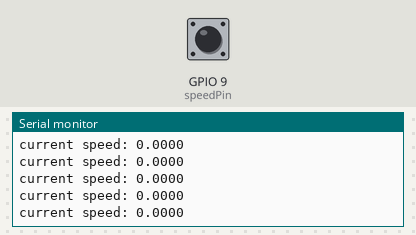
The sketch below on a simulated ESP32. On the bench: the last lines printed to the serial monitor. The test bench sets the inputs (shaded band); at power-on: GPIO 9 (speedPin) HIGH. Random numbers use the default seed unless the sketch sets one.

Above: at 1.2 s.
1.3 s: GPIO 9 (speedPin) pulled LOW for 0.15 s
At 2.3 s:
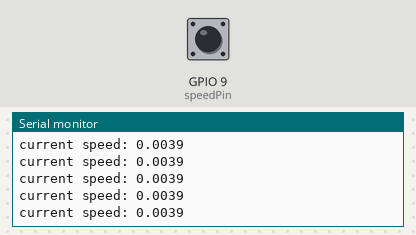
2.9 s: GPIO 9 (speedPin) pulled LOW for 1 s
At 3.6 s:
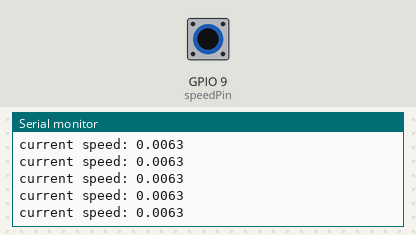
5.4 s: GPIO 9 (speedPin) pulled LOW for 0.15 s
At 6.4 s:
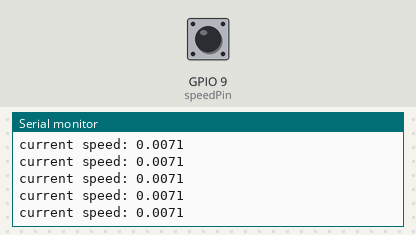
Timing chart, 0 to 8.4 s (numbered marks = the images above; inputs shaded):
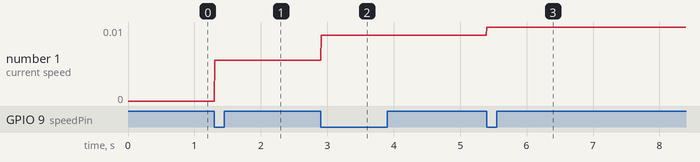

Measured:
- after the input at 1.3 s, the serial monitor: prints a new line at once (image 1)
- after the input at 2.9 s, the serial monitor: prints a new line at once (image 2)
- after the input at 5.4 s, the serial monitor: prints a new line at once (image 3)
- plotted number 1: 0 → 0 after the input at 1.3 s, 0 → 0.01 after the input at 2.9 s, 0.01 → 0.01 after the input at 5.4 s

The sketch:

freertos_test.ino
```cpp
#define INCLUDE_vTaskSuspend

#define DEBUG
#define PULSES_PER_REV 90.0 //change this
#define REV_PER_PULSE 1.0 / PULSES_PER_REV
#define WHEEL_DIAMETER 8 //inches
#define INCH_TO_KM 0.0000254
#define MICROSEC_TO_HOUR 0.00000000027778

#define brakePin D7
#define reversePin D8
#define drivePin D9
#define steerServoPin D6
#define speedPin D10

const double TICK_TO_KM = (1.0 / REV_PER_PULSE) * WHEEL_DIAMETER * 3.141592 * INCH_TO_KM;
//delta is in microseconds & REV_PER_PULSE is in revs

struct IMU_struct {
  double heading;
  double accX;
  double accY;
  double accZ;
};

struct movement_command {
  double forwardSpeed;
  double steerAngle; //this is centered around 0. The movement task will take this and convert to real angles from -135 to 135.
};

volatile double speedReading; //this is in kph. in ISR, calculate this and put it up

SemaphoreHandle_t ImuMutex = NULL;
SemaphoreHandle_t speedReadingMutex = NULL; //not needed because double is atomically accessed?
SemaphoreHandle_t requestedMovementMutex = NULL;
SemaphoreHandle_t appliedMovementMutex = NULL;
//use mutex for interrupt too

IMU_struct IMU_data;
movement_command requestedMovement;
movement_command appliedMovement;

void IMUTask( void * );
void motionControl(void*);

#ifdef DEBUG
void monitorTask( void * );
#endif


unsigned long lastPulse = micros(); //this will only run the first time
void calcSpeed(){
  //check if static in an ISR is okay
  unsigned long currentTime = micros();
  int deltaT = currentTime - lastPulse;

  if(deltaT != 0){
    double newSpeed = TICK_TO_KM / double(deltaT * MICROSEC_TO_HOUR);

  // Serial.println(Hi );

  // if(speedReadingMutex != NULL && xSemaphoreTakeFromISR(speedReadingMutex, NULL)  == pdTRUE ) { //see if I can just try once then quit. Also look into pxHigherPriorityTaskWoken (right now it's just NULL)

  //NO NO THIS NEEDS TO BE AN ATOMIC UPDATE
  speedReading = speedReading * 0.8 + newSpeed * 0.2;
  }
    // xSemaphoreGiveFromISR(speedReadingMutex, NULL); //look into what to do with this HigherPriorityTaskWoken
  // }
  // else{
  //   // Serial.println("OH NO");
  // }

  lastPulse = currentTime;

}

void setup() {
  // put your setup code here, to run once:
  Serial.begin(115200);

  speedReading = 0;
  requestedMovement = {0, 0};
  appliedMovement = {0, 0};

  // pinMode(speedPin, INPUT_PULLDOWN);
  pinMode(speedPin, INPUT_PULLUP);

  ImuMutex = xSemaphoreCreateMutex(); //create mutex
  speedReadingMutex = xSemaphoreCreateMutex();
  requestedMovementMutex = xSemaphoreCreateMutex();
  appliedMovementMutex = xSemaphoreCreateMutex();

  attachInterrupt(digitalPinToInterrupt(speedPin), calcSpeed, FALLING);


  xTaskCreate(IMUTask, //name of function
  "IMU Task", //name for my own sake
  2048, //stack size
  NULL, //if multiple tasks of the same function are started, we can keep track by passing the reference to a variable that uniquely keeps track of the task
  1, //priority of the task
  NULL //task handler, no need here
  //here, specify which core should run this 0 or 1
  );

  xTaskCreatePinnedToCore(motionControl, "PID and Acc Control", 2048, NULL, 1, NULL, 1); //look into how much stack I need for this


  //all tasks using speedReading should be on core 1??
  #ifdef DEBUG
  xTaskCreatePinnedToCore(monitorTask, "Monitor Task", 2048, NULL, 1, NULL, 1);
  #endif
}

void motionControl(void *){
  const double pidFrequency = 1000.0; //1kHz
  const double pidInterval = 1.0/pidFrequency; //s
  const double kP = 1, kI = 0, kD = 1;
  double lastError = 0, error = 0, accumError = 0;
  double requestedSpeed = 0;
  double requestedAngle = 0;
  double lastAppliedPower = 0;
  double lastAppliedAngle = 0;

  double powerIncrement = 0.25;
  /*
    shared state of requested speed and requested angle is used by this control code
  */
  while(true){
    if(requestedMovementMutex != NULL && xSemaphoreTake(requestedMovementMutex, portMAX_DELAY) == pdTRUE){
      requestedSpeed = requestedMovement.forwardSpeed;
      requestedAngle = requestedMovement.steerAngle;
      xSemaphoreGive(requestedMovementMutex);
    }
    else{
      Serial.println("Couldn't take the semaphore ");
      //this will just run it with repeated requested speed and angle values
    }


    //do i need to take the mutex? double should be atomic
    error = requestedSpeed - speedReading;

    double pidOutputPower = error * kP + accumError * kI + ((error - lastError) / pidInterval) * kD;
    //check if error - lasterror has the right unit

    pidOutputPower = sgn(pidOutputPower) * min(fabs(pidOutputPower), 255.0); //limit to +-255;

    lastError = error;
    accumError += error * pidInterval; //[deg * S]


    //acceleration limit

    if(appliedMovementMutex != NULL && xSemaphoreTake(appliedMovementMutex, portMAX_DELAY) == pdTRUE){
      lastAppliedPower = appliedMovement.forwardSpeed;
      lastAppliedAngle = appliedMovement.steerAngle;
      xSemaphoreGive(appliedMovementMutex);
    }

    double newAppliedPower;
    if (pidOutputPower > lastAppliedPower)
      newAppliedPower = min(double(pidOutputPower), lastAppliedPower + powerIncrement);
    else if (pidOutputPower < lastAppliedPower)
      newAppliedPower = max(double(pidOutputPower), double(lastAppliedPower - 2.0 * powerIncrement));


    //make into a function: newAngle = f(lastAppliedAngle, speedReading, smth else)
    //todo: implement this function but for now,
    double newAngle = requestedAngle;

    if(appliedMovementMutex != NULL && xSemaphoreTake(appliedMovementMutex, portMAX_DELAY) == pdTRUE){
      appliedMovement.forwardSpeed = newAppliedPower;
      appliedMovement.steerAngle = newAngle;
      xSemaphoreGive(appliedMovementMutex);
    }

    //output

    vTaskDelay(pdMS_TO_TICKS(pidInterval * 1000));
  }
}

//void movemeent function should have higer priority and be able to shut off the motor as failsafe

void monitorTask( void * ) {
  // configASSERT( ( ( uint32_t ) pvParameters ) == 1 ); //assert that the parameter is 1

  while(true){
    //lock mutex here
    // if(ImuMutex != NULL && xSemaphoreTake(ImuMutex, ( TickType_t ) 20) == pdTRUE){ //wait 20 ticks for it to become available
    //   Serial.println("heading: " + String(IMU_data.heading) + " accX: " + String(IMU_data.accX) + " accY " + String(IMU_data.accY) + " accZ " + String(IMU_data.accZ));
    //   xSemaphoreGive(ImuMutex);
    // }
    // else{
    //   Serial.println("imu lock unsuccessful");
    // }
    if(speedReadingMutex != NULL && xSemaphoreTake(speedReadingMutex, ( TickType_t ) 20) == pdTRUE){
      Serial.println("current speed: " + String(speedReading, 4));
      xSemaphoreGive(speedReadingMutex);
    }
    else{
      Serial.println("speed reading lock unsuccessful");
    }
    vTaskDelay(pdMS_TO_TICKS(10));
  }
  vTaskDelete( NULL );
}

void IMUTask( void * ) { //task for getting IMU data
  /*
    initialize the IMU here
  */
  while(true){
    if(ImuMutex != NULL && xSemaphoreTake(ImuMutex, ( TickType_t ) 20) == pdTRUE ){ //wait 20 ticks for it to become available
      IMU_data.heading = random(200);
      IMU_data.accY = random(50);
      IMU_data.accX = random(20);
      IMU_data.accZ = random(5);
      xSemaphoreGive(ImuMutex);
    }
    else{
    }
    vTaskDelay(pdMS_TO_TICKS(1));
  }

}

void loop() {
  // put your main code here, to run repeatedly:
  vTaskDelay(pdMS_TO_TICKS(1));
}

double sgn(float num){
  if(num > 0) return 1.0;
  if(num < 0) return -1.0;
  return 0;
}
```
